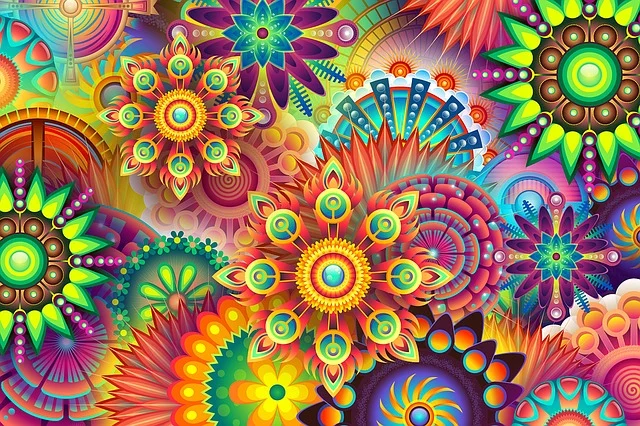
#> input picture task_2/subtask_2/image.png, 640 x 426 px, found by its file name
$ python task3.py
#> lines starting #> are read from the running program, lines starting #| are printed output that depends on the picture; after the words box and inside, x2 and y2 are one past the last pixel; in counts of white or black regions, pixels touching at a corner belong together
import cv2 as cv
from collections import defaultdict

img = cv.imread("image.png")
#> img is the input picture: shape (426, 640, 3); mean B, G, R 86.8, 119.1, 150.2
img_gray = cv.cvtColor(img, cv.COLOR_BGR2GRAY)
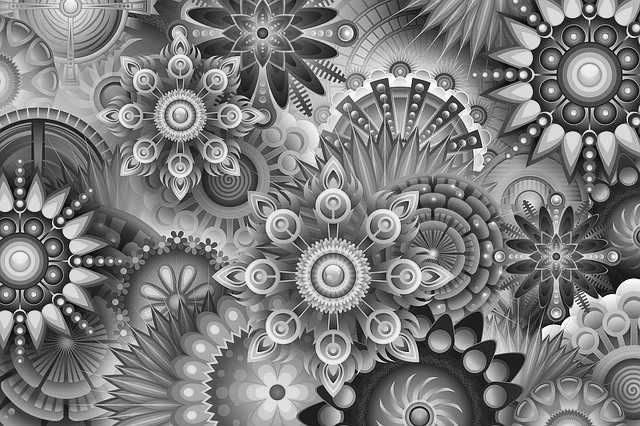
#> img_gray: shape (426, 640); min 2, max 255, mean 124.7

img_blur = cv.GaussianBlur(img_gray, (5, 5), 0)
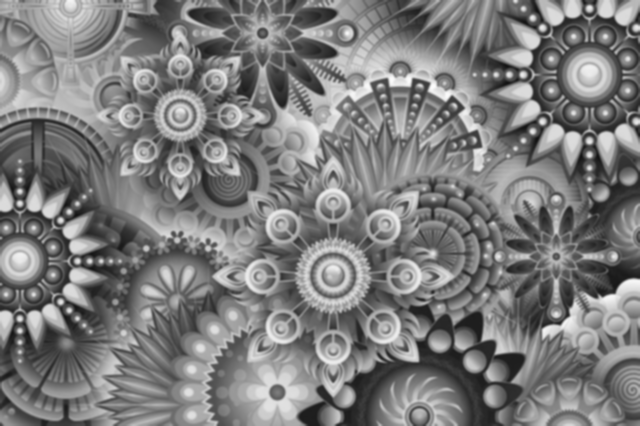
#> img_blur: shape (426, 640); min 19, max 252, mean 124.7
edges = cv.Canny(img_blur, 50, 150)
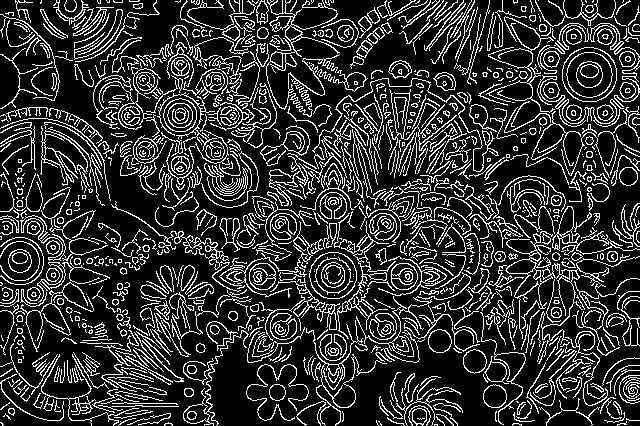
#> edges: shape (426, 640); 19.6% white in thin lines or dots

cv.imshow("Edges", edges)
cv.imshow("gray", img_gray)

contours, _ = cv.findContours(edges, cv.RETR_EXTERNAL, cv.CHAIN_APPROX_SIMPLE)
#> contours = 919 contours, 677 with area under 20; largest, box (x1, y1, x2, y2) and area: (562, 47, 617, 102) 2344, (309, 252, 357, 299) 1721, (505, 231, 640, 345) 1354, (163, 98, 197, 132) 865, (266, 0, 340, 117) 774
count = defaultdict(int)
for contour in contours:

     if cv.contourArea(contour) < 200:
          continue

     epsilon = 0.02 * cv.arcLength(contour, True)
     approx = cv.approxPolyDP(contour, epsilon, True)
     vertices = len(approx)

     if vertices == 3:
          shape = "Triangle"
     elif vertices == 4:
          x, y, w, h = cv.boundingRect(approx)
          ratio = w / h
          shape = "Square" if 0.95 <= ratio <= 1.05 else "Rectangle"
     else:
          shape = "Circle"

     count[shape] += 1

     M = cv.moments(contour)

     cx = int(M["m10"] / M["m00"])
     cy = int(M["m01"] / M["m00"])

     if shape == "Circle" or shape == "Triangle":
          cv.putText(img, shape, (cx-30, cy), cv.FONT_HERSHEY_SIMPLEX,
                    0.5, (0, 0, 0), 2)
     else:
          cv.putText(img, shape, (cx-40, cy), cv.FONT_HERSHEY_SIMPLEX,
                    0.5, (0, 0, 0), 2)
#> this loop made 919 passes
#> (epsilon, vertices, cx, cy) on passes 55 to 56: (1.55, 8, 494, 395), (1.09, 8, 276, 391)
#> (epsilon, vertices) on passes 107, 122, 167, 169, 197, 219: (1.91, 9), (1.56, 8), (10.95, 11), (1.55, 8), (22.1, 10), (7.62, 14)
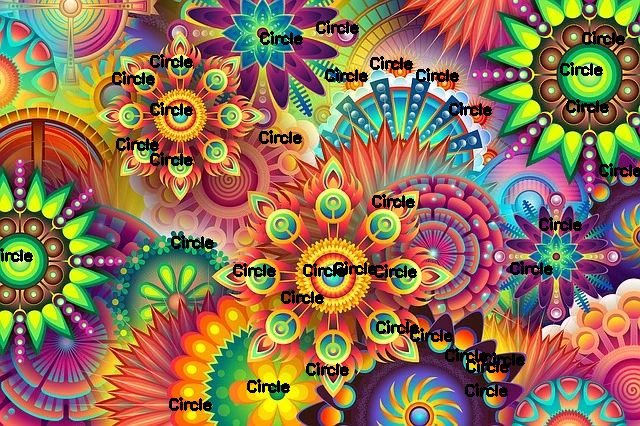
#> img: shape (426, 640, 3); 3.88% of pixels changed, all inside (x1, y1, x2, y2) = (0, 20, 640, 411)
#> after the loop, count = {'Circle': 35}

for name, n in count.items():
     print(f"{name}: {n}")
#> this loop made 1 pass
#> (name, n) on pass 1: ('Circle', 35)
#| Circle: 35

cv.imshow("result", img)
cv.waitKey(0)
cv.destroyAllWindows()
